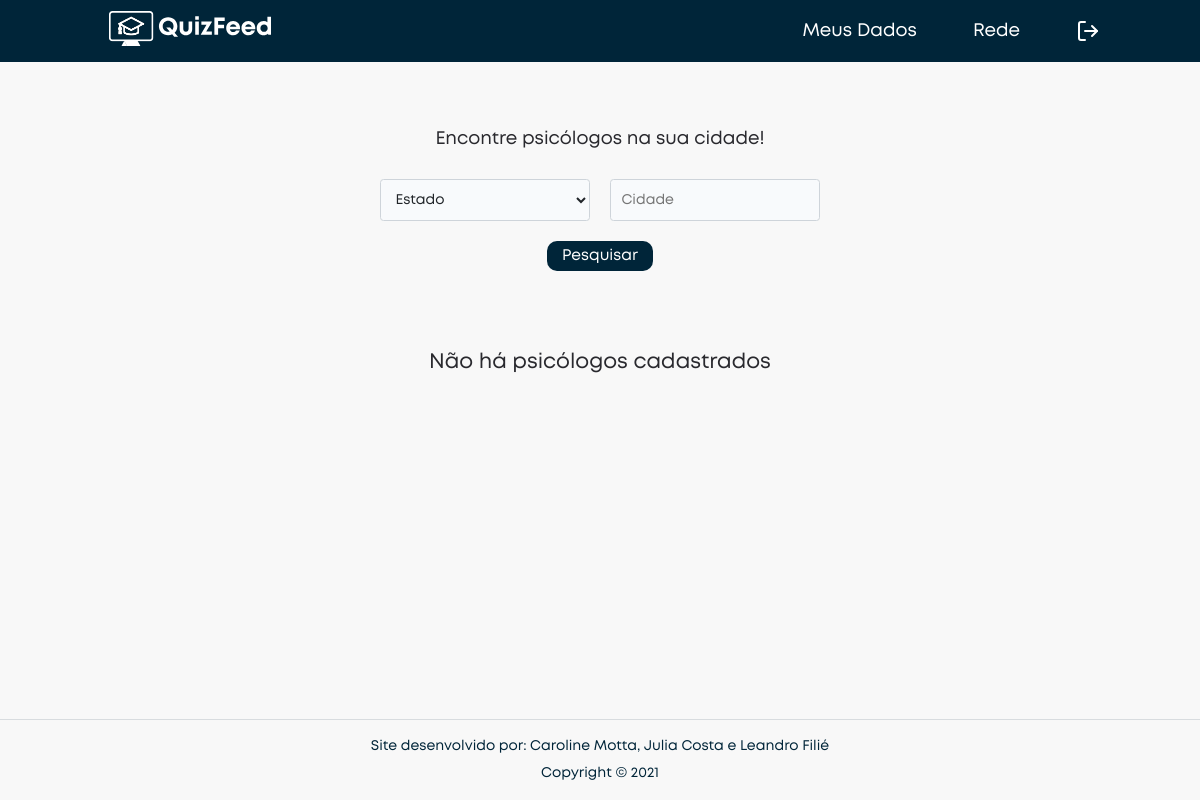
The app's page /dados_psicologos.php (signed in), older data.
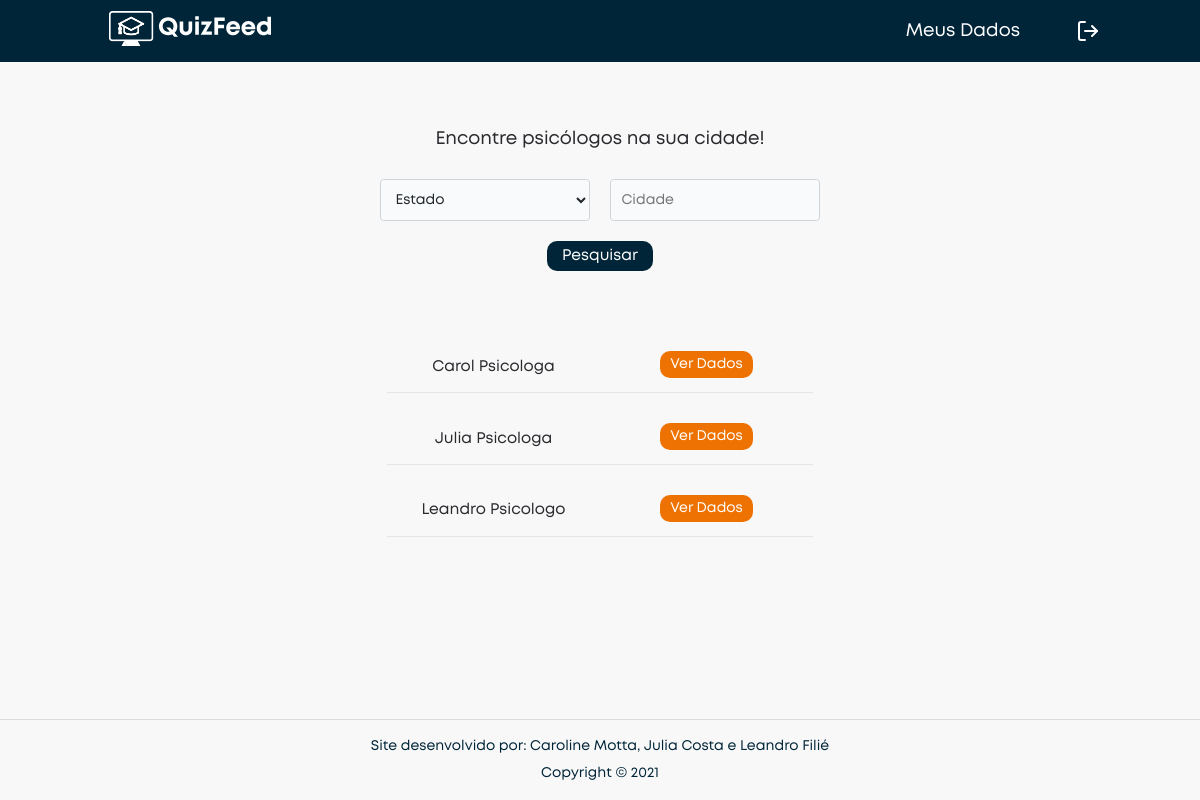
The same page, newer data.
### tables this page shows
CREATE TABLE IF NOT EXISTS `usuario_psicologo` (
  `email_usuario` varchar(100) NOT NULL,
  `registro` varchar(11) NOT NULL,
  `cidade` varchar(50) NOT NULL,
  `uf` varchar(2) NOT NULL,
  `situacao` int(1) NOT NULL,
  PRIMARY KEY (`email_usuario`)
);

CREATE TABLE IF NOT EXISTS `usuario` (
  `email` varchar(100) NOT NULL,
  `nome` varchar(100) NOT NULL,
  `senha` varchar(50) NOT NULL,
  `permissao` int(1) NOT NULL,
  PRIMARY KEY (`email`)
);

### dados_psicologos.php (the view, shortened to what this page needs)
<!DOCTYPE html>
<html lang="pt-br">
<head>
    <?php include './inc/head.inc' ?>
    <link rel="stylesheet" href="./assets/bootstrap/bootstrap.min.css" />
    <link rel="stylesheet" href="./style/dados_psicologo.css">
</head>
<body>
  <?php
    include './inc/conexao.php';
    include './inc/menu.inc';
  ?>
  <main>
    <?php
      if($_SESSION["permissao"] == 1){
        echo '
          <div class="title-dados-psicologos">
            <h1>Psicólogos</h1>
            <div>
              <p><a href="https://cadastro.cfp.org.br/" target="_blank">Clique aqui</a> para consultar o registro do profissional</p>
            </div>
          </div>
          <div id="msg"></div>
          <section id="tabs">
            <div class="tab-links">
                <button id="option-1">Aguardando Aprovação</button>
                <button id="option-2">Cadastrados</button>
            </div>
            <div class="tab-content-user">
              <section id="option-1-content">
        ';
                  $selectSituacao1 = 'SELECT nome, email_usuario, situacao FROM usuario_psicologo INNER JOIN usuario ON usuario.email = usuario_psicologo.email_usuario WHERE usuario_psicologo.situacao = "1"';
                  $resultadoSituacao1 = mysqli_query($conexao,$selectSituacao1);
                  $i = 0;
                  while($linha = mysqli_fetch_assoc($resultadoSituacao1)){
                    echo '
                          <div class="data-user-details-adm">
                            <div class="data-user-details-items-adm">
                              <p>'.$linha["nome"].' </p>
                            </div>
                            <div class="data-user-details-items-adm">
                              <button class="data-user-adm alterar" value="'.$linha["email_usuario"].'" data-toggle="modal" data-target="#alterarDadosPsicologo">Ver Dados</button>
                            </div>
                          </div>
                    ';
                    $i++;
                  }
                  if($i == 0){
                    echo '<h4 id="emptySituacao1">Não há pedidos pendentes</h4>';
                  }
        echo '</section>';
              $selectSituacao2 = 'SELECT nome, email_usuario FROM usuario_psicologo INNER JOIN usuario ON usuario.email = usuario_psicologo.email_usuario WHERE usuario_psicologo.situacao = "2 "';
              $resultadoSituacao2 = mysqli_query($conexao,$selectSituacao2);
            echo '<section id="option-2-content">';
                  $j = 0;
                  while($linha = mysqli_fetch_assoc($resultadoSituacao2)){
                    echo '
                        <div class="data-user-details-adm">
                          <div class="data-user-details-items-adm">
                            <p>'.$linha["nome"].' </p>
                          </div>
                          <div class="data-user-details-items-adm">
                            <button class="data-user-adm alterar" value="'.$linha["email_usuario"].'" data-toggle="modal" data-target="#alterarDadosPsicologo">Ver mais</button>
                            <button class="data-user-delete-adm delete" onclick="removerUser(\''.$linha['email_usuario'].'\')" data-toggle="modal" data-target="#excluirConta">Excluir Conta</button>
                          </div>
                        </div>
                    ';
                      $j++;
                  }
                  if($j == 0){
                    echo '<h2 id="emptySituacao2">Não há psicólogos cadastrados</h2>';
                  }
        echo '
              </section>
          </section>
        ';
      }
      else if($_SESSION["permissao"] == 2){
        echo '
          <div class="filtro">
            <h3>Encontre psicólogos na sua cidade!</h3>
            <form method="POST" action="dados_psicologos.php">
              <div class="select-estados-cidades">
                  <select id="estado_filtro" name="estado_filtro">
                      <option value="" label="Estado"></option>';
                      include './inc/select_estados.inc';
                    echo '
                  </select>
                  <input type="text" name="cidade" placeholder="Cidade" />
              </div>
              <button>Pesquisar</button>
            </form>
          </div>
        ';
        $selectSituacao2 = 'SELECT nome, email_usuario, situacao FROM usuario_psicologo INNER JOIN usuario ON usuario.email = usuario_psicologo.email_usuario WHERE usuario_psicologo.situacao = "2"';
        $resultadoSituacao2 = mysqli_query($conexao,$selectSituacao2);
        $i = 0;
        while($linha = mysqli_fetch_assoc($resultadoSituacao2)){
          echo '
                <div class="data-user-details-adm">
                  <div class="data-user-details-items-adm">
                    <p>'.$linha["nome"].' </p>
                  </div>
                  <div class="data-user-details-items-adm">
                    <button class="data-user-adm alterar" value="'.$linha["email_usuario"].'" data-toggle="modal" data-target="#alterarDadosPsicologo">Ver Dados</button>
                  </div>
                </div>
          ';
          $i++;
        }
        if($i == 0){
          echo '<h2 id="emptySituacao1">Não há psicólogos cadastrados</h2>';
        }
      }
    ?>
  </main>
  <?php
    include './inc/footer.inc';
  ?>
</body>
</html>

### inc/head.inc (shortened to what this page needs)
<link rel="stylesheet" href="./style/main.css">
<link rel="stylesheet" href="./style/menu_mobile.css">

### inc/menu.inc (shortened to what this page needs)
<?php
    include 'conexao.php';
    echo '
        <header class="header">
            <nav>
                <a href="home.php"><img src="././assets/images/logo.svg" alt="logo" class="logo"></a>
                <button id="js-open-menu" class="menu-button">
                    <i class="menu-icon"></i>
                </button>
                <ul class="menu">
                ';
                if($_SESSION["permissao"] == 2){
                    echo '<li><a href="dados_usuarios.php">Meus Dados</a></li>';
                    $selectNomeRede = "SELECT rede.nome as nome, rede.id_rede as id_rede FROM rede INNER JOIN inscricao ON inscricao.email_usuario = '".$_SESSION["email"]."' AND inscricao.cod_rede = rede.id_rede";
                    $resultadoNomeRede = mysqli_query($conexao,$selectNomeRede);
                    if(mysqli_num_rows($resultadoNomeRede) != 0){
                        echo '<li><a href="rede.php">Rede</a></li>';
                    }
                }
                echo '
                    <li class="logout"><a href="logout.php" class="icon-logout"><img src="././assets/images/log-out.svg"/></a></li>
                </ul>
            </nav>
        </header>
    ';
?>

### inc/select_estados.inc (shortened to what this page needs)
<option value="AC">Acre</option>

### inc/footer.inc
<footer>
    <div> Site desenvolvido por: Caroline Motta, Julia Costa e Leandro Filié</div>
    <div>Copyright &copy 2021</div>
</footer>

### style/main.css (style rules this page uses)
:root { --azul: #002539; --laranja: #ed7201; --area-main: calc(100vh - 143px); --border-color: #e5e5e5; }
html { font-size: 14px; }
* { box-sizing: border-box; font-family: "Mont"; }
body { margin: 0; padding: 0; background: #f8f8f8; color: #29292e; }
.header { width: 100%; top: 0; z-index: 100; height: 62px; display: flex; align-items: center; justify-content: center; }
.header nav { width: 100%; max-width: 1000px; display: flex; align-items: center; justify-content: space-between; margin: 0 50px; }
.header nav .menu { display: flex; align-items: center; gap: 4rem; padding-left: 0; }
.header nav .menu li a { display: block; color: white; font-weight: 600; font-size: 1.3rem; }
.header nav .menu .icon-logout { margin: 0; display: flex; align-items: center; }
main { max-width: 800px; }
.logo { width: 13rem; height: 2.5rem; }
ul { list-style: none; }
button { outline: none; }
a { text-decoration: none; color: inherit; }
footer { display: flex; flex-direction: column; align-items: center; justify-content: center; height: 55px; width: 100%; padding: 40px 0; border-top: 1px #00253921 solid; text-align: center; }
footer div { margin: 5px 0; font-size: 1rem; color: #002539; }

### style/dados_psicologo.css (style rules this page uses)
header { background: var(--azul); }
main { display: flex; flex-direction: column; justify-content: flex-start; align-items: center; text-align: center; margin: auto; padding: 2rem; min-height: var(--area-main); }
.filtro { display: flex; flex-direction: column; justify-content: space-between; align-items: center; margin: 20px auto 50px; flex-wrap: wrap; }
.filtro h3 { font-size: 1.3rem; }
.filtro input { width: 15rem; height: 3rem; padding: 0.375rem 0.75rem; margin: 10px; outline: none; border: 1px solid #ced4da; border-radius: 0.25rem; background-color: #f8fafc; font-size: 1rem; color: #212529; white-space: nowrap; font-weight: 400; line-height: 1.5; }
.filtro button { padding: 5px 15px; margin: 10px 0; border-radius: 10px; border: none; background: var(--azul); color: white; font-size: 1.1rem; cursor: pointer; }
.select-estados-cidades { display: flex; justify-content: center; align-items: center; }
.select-estados-cidades select, .filtro .select-estados-cidades select { width: 15rem; height: 3rem; margin: 10px; padding: 0.375rem 0.75rem; outline: none; border: 1px solid #ced4da; border-radius: 0.25rem; font-size: 1rem; color: #212529; white-space: nowrap; font-weight: 400; line-height: 1.5; }
.filtro .select-estados-cidades select { background: #f8fafc; }
.select-estados-cidades select option { font-size: 1rem; color: #212529; white-space: nowrap; font-weight: 400; line-height: 1.5; }
.data-user-details-adm { display: flex; justify-content: space-between; border-bottom: 1px solid var(--border-color); margin: 10px 0; }
.data-user-details-adm .data-user-details-items-adm { min-width: 213px; }
.data-user-details-adm .data-user-details-items-adm p { font-size: 1.1rem; }
.data-user-details-adm .data-user-details-items-adm button { padding: 5px 10px; margin: 10px 5px; border-radius: 10px; border: none; background: var(--laranja); color: white; font-size: 1rem; cursor: pointer; }
.data-user-action-cancel, .data-user-action-save, .data-user-adm { padding: 10px 10px; margin: 0 5px; border-radius: 5px; border: none; color: white; font-weight: bold; font-size: 1rem; cursor: pointer; }

Row changes from the older to the newer data that the page shows:
now on this page (row edited): usuario_psicologo: email_usuario.nome "Carol Psicologa"
now on this page (row edited): usuario_psicologo: email_usuario.nome "Julia Psicologa"
now on this page (row edited): usuario_psicologo: email_usuario.nome "Leandro Psicologo"
Text that changed along with them:
text no longer shown: "Rede Não há psicólogos cadastrados"
